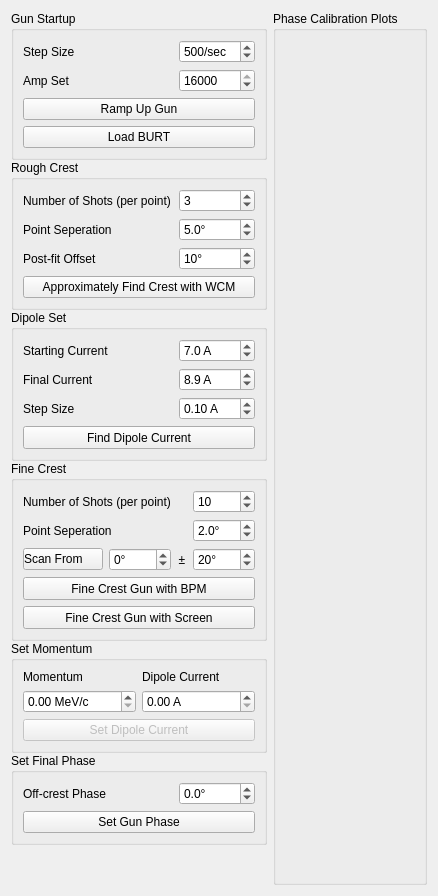
      <widget class="QWidget" name="Gun_Tab">
       <attribute name="icon">
        <iconset>
         <normaloff>../../Resources/Icons/pistol.png</normaloff>../../Resources/Icons/pistol.png</iconset>
       </attribute>
       <attribute name="title">
        <string>Gun</string>
       </attribute>
       <layout class="QGridLayout" name="gridLayout_7">
        <item row="0" column="1">
         <widget class="QGroupBox" name="Gun_Plots_Box">
          <property name="sizePolicy">
           <sizepolicy hsizetype="Expanding" vsizetype="Expanding">
            <horstretch>1</horstretch>
            <verstretch>0</verstretch>
           </sizepolicy>
          </property>
          <property name="title">
           <string>Phase Calibration Plots</string>
          </property>
          <layout class="QVBoxLayout" name="Gun_Plots_Layout"/>
         </widget>
        </item>
        <item row="0" column="0">
         <widget class="QWidget" name="widget" native="true">
          <property name="sizePolicy">
           <sizepolicy hsizetype="Preferred" vsizetype="Preferred">
            <horstretch>0</horstretch>
            <verstretch>0</verstretch>
           </sizepolicy>
          </property>
          <layout class="QVBoxLayout" name="verticalLayout">
           <property name="spacing">
            <number>0</number>
           </property>
           <property name="leftMargin">
            <number>0</number>
           </property>
           <property name="topMargin">
            <number>0</number>
           </property>
           <property name="rightMargin">
            <number>0</number>
           </property>
           <property name="bottomMargin">
            <number>0</number>
           </property>
           <item>
            <widget class="QGroupBox" name="Gun_Startup">
             <property name="sizePolicy">
              <sizepolicy hsizetype="Preferred" vsizetype="Fixed">
               <horstretch>0</horstretch>
               <verstretch>0</verstretch>
              </sizepolicy>
             </property>
             <property name="title">
              <string>Gun Startup</string>
             </property>
             <layout class="QFormLayout" name="formLayout_7">
              <item row="2" column="0" colspan="2">
               <widget class="QPushButton" name="Gun_TurnOn_Button">
                <property name="enabled">
                 <bool>true</bool>
                </property>
                <property name="font">
                 <font>
                  <strikeout>false</strikeout>
                 </font>
                </property>
                <property name="text">
                 <string>Ramp Up Gun</string>
                </property>
                <property name="flat">
                 <bool>false</bool>
                </property>
               </widget>
              </item>
              <item row="1" column="0">
               <widget class="QLabel" name="label_13">
                <property name="minimumSize">
                 <size>
                  <width>150</width>
                  <height>0</height>
                 </size>
                </property>
                <property name="text">
                 <string>Amp Set</string>
                </property>
               </widget>
              </item>
              <item row="1" column="1">
               <widget class="QSpinBox" name="Gun_Amp_Set">
                <property name="maximum">
                 <number>16000</number>
                </property>
                <property name="singleStep">
                 <number>100</number>
                </property>
                <property name="value">
                 <number>16000</number>
                </property>
               </widget>
              </item>
              <item row="0" column="0">
               <widget class="QLabel" name="label_14">
                <property name="text">
                 <string>Step Size</string>
                </property>
               </widget>
              </item>
              <item row="0" column="1">
               <widget class="QSpinBox" name="Gun_Amp_Step_Set">
                <property name="suffix">
                 <string>/sec</string>
                </property>
                <property name="maximum">
                 <number>1000</number>
                </property>
                <property name="singleStep">
                 <number>100</number>
                </property>
                <property name="value">
                 <number>500</number>
                </property>
               </widget>
              </item>
              <item row="3" column="0" colspan="2">
               <widget class="QPushButton" name="Gun_LoadBURT_Button">
                <property name="text">
                 <string>Load BURT</string>
                </property>
               </widget>
              </item>
             </layout>
            </widget>
           </item>
           <item>
            <widget class="QGroupBox" name="Gun_Rough_Crest">
             <property name="sizePolicy">
              <sizepolicy hsizetype="Preferred" vsizetype="Fixed">
               <horstretch>0</horstretch>
               <verstretch>0</verstretch>
              </sizepolicy>
             </property>
             <property name="title">
              <string>Rough Crest</string>
             </property>
             <layout class="QFormLayout" name="formLayout_5">
              <property name="fieldGrowthPolicy">
               <enum>QFormLayout::AllNonFixedFieldsGrow</enum>
              </property>
              <item row="0" column="0">
               <widget class="QLabel" name="label">
                <property name="minimumSize">
                 <size>
                  <width>150</width>
                  <height>0</height>
                 </size>
                </property>
                <property name="text">
                 <string>Number of Shots (per point)</string>
                </property>
               </widget>
              </item>
              <item row="0" column="1">
               <widget class="QSpinBox" name="Gun_Rough_NShots_Set">
                <property name="minimum">
                 <number>2</number>
                </property>
                <property name="value">
                 <number>3</number>
                </property>
               </widget>
              </item>
              <item row="1" column="0">
               <widget class="QLabel" name="label_10">
                <property name="text">
                 <string>Point Seperation</string>
                </property>
               </widget>
              </item>
              <item row="1" column="1">
               <widget class="QDoubleSpinBox" name="Gun_Rough_PointSeperation_Set">
                <property name="suffix">
                 <string>°</string>
                </property>
                <property name="decimals">
                 <number>1</number>
                </property>
                <property name="minimum">
                 <double>0.100000000000000</double>
                </property>
                <property name="singleStep">
                 <double>0.100000000000000</double>
                </property>
                <property name="value">
                 <double>5.000000000000000</double>
                </property>
               </widget>
              </item>
              <item row="2" column="0">
               <widget class="QLabel" name="label_4">
                <property name="text">
                 <string>Post-fit Offset</string>
                </property>
               </widget>
              </item>
              <item row="2" column="1">
               <widget class="QSpinBox" name="Gun_Rough_Fit_Offset">
                <property name="frame">
                 <bool>true</bool>
                </property>
                <property name="buttonSymbols">
                 <enum>QAbstractSpinBox::UpDownArrows</enum>
                </property>
                <property name="suffix">
                 <string>°</string>
                </property>
                <property name="minimum">
                 <number>-180</number>
                </property>
                <property name="maximum">
                 <number>180</number>
                </property>
                <property name="value">
                 <number>10</number>
                </property>
               </widget>
              </item>
              <item row="3" column="0" colspan="2">
               <widget class="QPushButton" name="Gun_Rough_Button">
                <property name="text">
                 <string>Approximately Find Crest with WCM</string>
                </property>
                <property name="checked">
                 <bool>false</bool>
                </property>
               </widget>
              </item>
             </layout>
            </widget>
           </item>
           <item>
            <widget class="QGroupBox" name="Gun_Dipole_Set_Box">
             <property name="sizePolicy">
              <sizepolicy hsizetype="Preferred" vsizetype="Fixed">
               <horstretch>0</horstretch>
               <verstretch>0</verstretch>
              </sizepolicy>
             </property>
             <property name="title">
              <string>Dipole Set</string>
             </property>
             <layout class="QFormLayout" name="formLayout_6">
              <item row="0" column="0">
               <widget class="QLabel" name="label_11">
                <property name="minimumSize">
                 <size>
                  <width>150</width>
                  <height>0</height>
                 </size>
                </property>
                <property name="text">
                 <string>Starting Current</string>
                </property>
               </widget>
              </item>
              <item row="1" column="0">
               <widget class="QLabel" name="label_12">
                <property name="text">
                 <string>Final Current</string>
                </property>
               </widget>
              </item>
              <item row="0" column="1">
               <widget class="QDoubleSpinBox" name="Gun_Dipole_Start_Set">
                <property name="suffix">
                 <string> A</string>
                </property>
                <property name="decimals">
                 <number>1</number>
                </property>
                <property name="singleStep">
                 <double>0.100000000000000</double>
                </property>
                <property name="value">
                 <double>7.000000000000000</double>
                </property>
               </widget>
              </item>
              <item row="1" column="1">
               <widget class="QDoubleSpinBox" name="Gun_Dipole_End_Set">
                <property name="suffix">
                 <string> A</string>
                </property>
                <property name="decimals">
                 <number>1</number>
                </property>
                <property name="singleStep">
                 <double>0.100000000000000</double>
                </property>
                <property name="value">
                 <double>8.900000000000000</double>
                </property>
               </widget>
              </item>
              <item row="3" column="0" colspan="2">
               <widget class="QPushButton" name="Gun_Dipole_Button">
                <property name="minimumSize">
                 <size>
                  <width>0</width>
                  <height>23</height>
                 </size>
                </property>
                <property name="text">
                 <string>Find Dipole Current</string>
                </property>
               </widget>
              </item>
              <item row="2" column="0">
               <widget class="QLabel" name="label_28">
                <property name="text">
                 <string>Step Size</string>
                </property>
               </widget>
              </item>
              <item row="2" column="1">
               <widget class="QDoubleSpinBox" name="Gun_Dipole_Step_Set">
                <property name="suffix">
                 <string> A</string>
                </property>
                <property name="decimals">
                 <number>2</number>
                </property>
                <property name="maximum">
                 <double>1.000000000000000</double>
                </property>
                <property name="singleStep">
                 <double>0.100000000000000</double>
                </property>
                <property name="value">
                 <double>0.100000000000000</double>
                </property>
               </widget>
              </item>
             </layout>
            </widget>
           </item>
           <item>
            <widget class="QGroupBox" name="Gun_Fine_Crest">
             <property name="sizePolicy">
              <sizepolicy hsizetype="Preferred" vsizetype="Fixed">
               <horstretch>0</horstretch>
               <verstretch>0</verstretch>
              </sizepolicy>
             </property>
             <property name="title">
              <string>Fine Crest</string>
             </property>
             <layout class="QGridLayout" name="gridLayout_5">
              <item row="0" column="3">
               <widget class="QSpinBox" name="Gun_Fine_NShots_Set">
                <property name="minimum">
                 <number>1</number>
                </property>
                <property name="maximum">
                 <number>100</number>
                </property>
                <property name="value">
                 <number>10</number>
                </property>
               </widget>
              </item>
              <item row="1" column="3">
               <widget class="QDoubleSpinBox" name="Gun_Fine_PointSeperation_Set">
                <property name="suffix">
                 <string>°</string>
                </property>
                <property name="decimals">
                 <number>1</number>
                </property>
                <property name="minimum">
                 <double>0.100000000000000</double>
                </property>
                <property name="singleStep">
                 <double>0.100000000000000</double>
                </property>
                <property name="value">
                 <double>2.000000000000000</double>
                </property>
               </widget>
              </item>
              <item row="2" column="3">
               <widget class="QSpinBox" name="Gun_Fine_Range_Set">
                <property name="suffix">
                 <string>°</string>
                </property>
                <property name="prefix">
                 <string/>
                </property>
                <property name="minimum">
                 <number>1</number>
                </property>
                <property name="maximum">
                 <number>30</number>
                </property>
                <property name="value">
                 <number>20</number>
                </property>
               </widget>
              </item>
              <item row="3" column="0" colspan="4">
               <widget class="QPushButton" name="Gun_Fine_Button">
                <property name="minimumSize">
                 <size>
                  <width>0</width>
                  <height>23</height>
                 </size>
                </property>
                <property name="text">
                 <string>Fine Crest Gun with BPM</string>
                </property>
                <property name="checked">
                 <bool>false</bool>
                </property>
               </widget>
              </item>
              <item row="2" column="2">
               <widget class="QLabel" name="label_25">
                <property name="sizePolicy">
                 <sizepolicy hsizetype="Minimum" vsizetype="Preferred">
                  <horstretch>0</horstretch>
                  <verstretch>0</verstretch>
                 </sizepolicy>
                </property>
                <property name="maximumSize">
                 <size>
                  <width>10</width>
                  <height>16777215</height>
                 </size>
                </property>
                <property name="text">
                 <string>±</string>
                </property>
                <property name="alignment">
                 <set>Qt::AlignCenter</set>
                </property>
               </widget>
              </item>
              <item row="1" column="0" colspan="3">
               <widget class="QLabel" name="label_5">
                <property name="text">
                 <string>Point Seperation</string>
                </property>
               </widget>
              </item>
              <item row="0" column="0" colspan="3">
               <widget class="QLabel" name="label_3">
                <property name="minimumSize">
                 <size>
                  <width>150</width>
                  <height>0</height>
                 </size>
                </property>
                <property name="text">
                 <string>Number of Shots (per point)</string>
                </property>
               </widget>
              </item>
              <item row="2" column="1">
               <widget class="QSpinBox" name="Gun_Fine_Range_Start">
                <property name="suffix">
                 <string>°</string>
                </property>
                <property name="minimum">
                 <number>-180</number>
                </property>
                <property name="maximum">
                 <number>180</number>
                </property>
               </widget>
              </item>
              <item row="2" column="0">
               <widget class="QPushButton" name="Gun_Fine_Update_Start_Button">
                <property name="styleSheet">
                 <string notr="true">Text-align:left</string>
                </property>
                <property name="text">
                 <string>Scan From</string>
                </property>
                <property name="flat">
                 <bool>false</bool>
                </property>
               </widget>
              </item>
              <item row="4" column="0" colspan="4">
               <widget class="QPushButton" name="Gun_Fine_Screen_Button">
                <property name="minimumSize">
                 <size>
                  <width>0</width>
                  <height>23</height>
                 </size>
                </property>
                <property name="text">
                 <string>Fine Crest Gun with Screen</string>
                </property>
               </widget>
              </item>
             </layout>
            </widget>
           </item>
           <item>
            <widget class="QGroupBox" name="groupBox_2">
             <property name="sizePolicy">
              <sizepolicy hsizetype="Preferred" vsizetype="Fixed">
               <horstretch>0</horstretch>
               <verstretch>0</verstretch>
              </sizepolicy>
             </property>
             <property name="title">
              <string>Set Momentum</string>
             </property>
             <layout class="QGridLayout" name="gridLayout_3">
              <item row="1" column="1">
               <widget class="QDoubleSpinBox" name="Gun_Dipole_Set">
                <property name="enabled">
                 <bool>true</bool>
                </property>
                <property name="suffix">
                 <string> A</string>
                </property>
               </widget>
              </item>
              <item row="0" column="1">
               <widget class="QLabel" name="label_22">
                <property name="text">
                 <string>Dipole Current</string>
                </property>
               </widget>
              </item>
              <item row="0" column="0">
               <widget class="QLabel" name="label_21">
                <property name="text">
                 <string>Momentum</string>
                </property>
               </widget>
              </item>
              <item row="1" column="0">
               <widget class="QDoubleSpinBox" name="Gun_Momentum_Set">
                <property name="suffix">
                 <string> MeV/c</string>
                </property>
                <property name="singleStep">
                 <double>0.100000000000000</double>
                </property>
               </widget>
              </item>
              <item row="2" column="0" colspan="2">
               <widget class="QPushButton" name="Gun_EnergySet_Button">
                <property name="enabled">
                 <bool>false</bool>
                </property>
                <property name="text">
                 <string>Set Dipole Current</string>
                </property>
               </widget>
              </item>
             </layout>
            </widget>
           </item>
           <item>
            <widget class="QGroupBox" name="Gun_Set_Phase">
             <property name="sizePolicy">
              <sizepolicy hsizetype="Preferred" vsizetype="Fixed">
               <horstretch>0</horstretch>
               <verstretch>0</verstretch>
              </sizepolicy>
             </property>
             <property name="minimumSize">
              <size>
               <width>0</width>
               <height>0</height>
              </size>
             </property>
             <property name="title">
              <string>Set Final Phase</string>
             </property>
             <layout class="QFormLayout" name="formLayout">
              <item row="0" column="0">
               <widget class="QLabel" name="label_2">
                <property name="minimumSize">
                 <size>
                  <width>150</width>
                  <height>0</height>
                 </size>
                </property>
                <property name="text">
                 <string>Off-crest Phase</string>
                </property>
               </widget>
              </item>
              <item row="1" column="0" colspan="2">
               <widget class="QPushButton" name="Gun_SetPhase_Button">
                <property name="text">
                 <string>Set Gun Phase</string>
                </property>
                <property name="checked">
                 <bool>false</bool>
                </property>
               </widget>
              </item>
              <item row="0" column="1">
               <widget class="QDoubleSpinBox" name="Gun_OffCrest_Phase_Set">
                <property name="suffix">
                 <string>°</string>
                </property>
                <property name="decimals">
                 <number>1</number>
                </property>
                <property name="minimum">
                 <double>-30.000000000000000</double>
                </property>
                <property name="maximum">
                 <double>30.000000000000000</double>
                </property>
                <property name="singleStep">
                 <double>0.500000000000000</double>
                </property>
               </widget>
              </item>
             </layout>
            </widget>
           </item>
           <item>
            <spacer name="verticalSpacer">
             <property name="orientation">
              <enum>Qt::Vertical</enum>
             </property>
             <property name="sizeHint" stdset="0">
              <size>
               <width>20</width>
               <height>40</height>
              </size>
             </property>
            </spacer>
           </item>
          </layout>
         </widget>
        </item>
       </layout>
      </widget>
